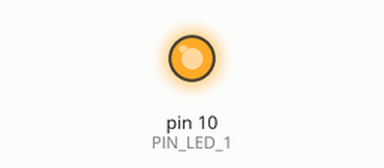
Recording of a sketch running on a simulated Arduino Uno, built with avr-gcc and run on an emulated ATmega328P. Shown: output pins drawn as LEDs (lit = HIGH). What the sketch prints to the serial monitor is not drawn.

Above: at 0.1 s.
At 1.1 s:
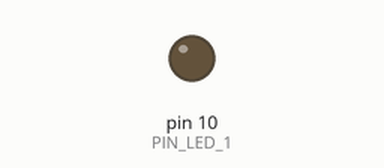
Timing chart, 0 to 2.6 s (numbered marks = the images above):
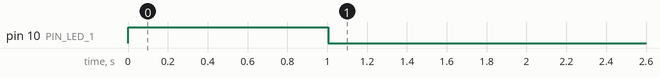

Measured:
- by itself, pin 10 (PIN_LED_1): LOW → HIGH at 0.00 s, → LOW 1.0 s later

The sketch:

05-rtos-leds-with-sequence.ino
```cpp
// (licence header left out)
#include <Arduino_FreeRTOS.h>

#define PIN_LED_1 10
#define PIN_LED_2 10
#define PIN_LED_3 10
#define PIN_LED_4 10

void vTask1(void *pvParamethers);
void vTask2(void *pvParamethers);
void vTask3(void *pvParamethers);
void vTask4(void *pvParamethers);

void setup() {
  pinMode(PIN_LED_1, OUTPUT);
  pinMode(PIN_LED_2, OUTPUT);
  pinMode(PIN_LED_3, OUTPUT);
  pinMode(PIN_LED_4, OUTPUT);

  xTaskCreate(
       vTask1,
       (const portCHAR *) "Task-1",
       100,
       NULL,
       1,
       NULL
     );

   xTaskCreate(
       vTask2,
       (const portCHAR *) "Task-2",
       100,
       NULL,
       2,
       NULL);

  xTaskCreate(
       vTask3,
       (const portCHAR *) "Task-3",
       100,
       NULL,
       3,
       NULL
     );

  xTaskCreate(
       vTask4,
       (const portCHAR *) "Task-4",
       100,
       NULL,
       4,
       NULL
     );

   vTaskStartScheduler();
}

void loop() {
  // Must be empty to run Tasks correctly
}

void vTask1(void *pvParameters){
  (void) pvParameters;
  const char *pcTaskName = "Task-1: ";

  Serial.begin(9600);
  Serial.println("Task[vTask1]::Initialized!");

  for(;;){
      Serial.println(pcTaskName);

      digitalWrite(PIN_LED_1, HIGH);
      vTaskDelay(1000 / portTICK_PERIOD_MS);
      digitalWrite(PIN_LED_1, LOW);

      vTaskDelay(1000 / portTICK_PERIOD_MS);
    }
}

void vTask2(void *pvParameters){
  (void) pvParameters;
  const char *pcTaskName = "Task-2: ";

  Serial.begin(9600);
  Serial.println("Task[vTask2]::Initialized!");

  for(;;){
      Serial.println(pcTaskName);

      digitalWrite(PIN_LED_2, HIGH);
      vTaskDelay(1000 / portTICK_PERIOD_MS);
      digitalWrite(PIN_LED_2, LOW);

      vTaskDelay(1000 / portTICK_PERIOD_MS);
    }
}

void vTask3(void *pvParameters){
  (void) pvParameters;
  const char *pcTaskName = "Task-3: ";

  Serial.begin(9600);
  Serial.println("Task[vTask3]::Initialized!");

  for(;;){
      Serial.println(pcTaskName);

      digitalWrite(PIN_LED_3, HIGH);
      vTaskDelay(1000 / portTICK_PERIOD_MS);
      digitalWrite(PIN_LED_3, LOW);

      vTaskDelay(1000 / portTICK_PERIOD_MS);
    }
}
void vTask4(void *pvParameters){
  (void) pvParameters;
  const char *pcTaskName = "Task-4: ";

  Serial.begin(9600);
  Serial.println("Task[vTask4]::Initialized!");

  for(;;){
      Serial.println(pcTaskName);

      digitalWrite(PIN_LED_4, HIGH);
      vTaskDelay(1000 / portTICK_PERIOD_MS);
      digitalWrite(PIN_LED_4, LOW);


      vTaskDelay(1000 / portTICK_PERIOD_MS);
    }
}
```
